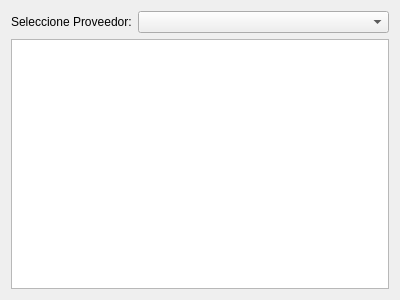
<?xml version="1.0" encoding="UTF-8"?>
<ui version="4.0">
 <class>FormResumenComprasProveedor</class>
 <widget class="QWidget" name="FormResumenComprasProveedor">
  <property name="geometry">
   <rect>
    <x>0</x>
    <y>0</y>
    <width>400</width>
    <height>300</height>
   </rect>
  </property>
  <property name="windowTitle">
   <string>Form</string>
  </property>
  <layout class="QGridLayout" name="gridLayout">
   <item row="0" column="0">
    <layout class="QHBoxLayout" name="horizontalLayout">
     <item>
      <widget class="QLabel" name="LProveedor">
       <property name="text">
        <string>Seleccione Proveedor:</string>
       </property>
      </widget>
     </item>
     <item>
      <widget class="ECBProveedor" name="CBProveedor">
       <property name="sizePolicy">
        <sizepolicy hsizetype="MinimumExpanding" vsizetype="Fixed">
         <horstretch>0</horstretch>
         <verstretch>0</verstretch>
        </sizepolicy>
       </property>
      </widget>
     </item>
    </layout>
   </item>
   <item row="1" column="0">
    <widget class="QTableView" name="TVResumen"/>
   </item>
  </layout>
 </widget>
 <customwidgets>
  <customwidget>
   <class>ECBProveedor</class>
   <extends>QComboBox</extends>
   <header>ecbproveedor.h</header>
  </customwidget>
 </customwidgets>
 <resources/>
 <connections/>
</ui>
